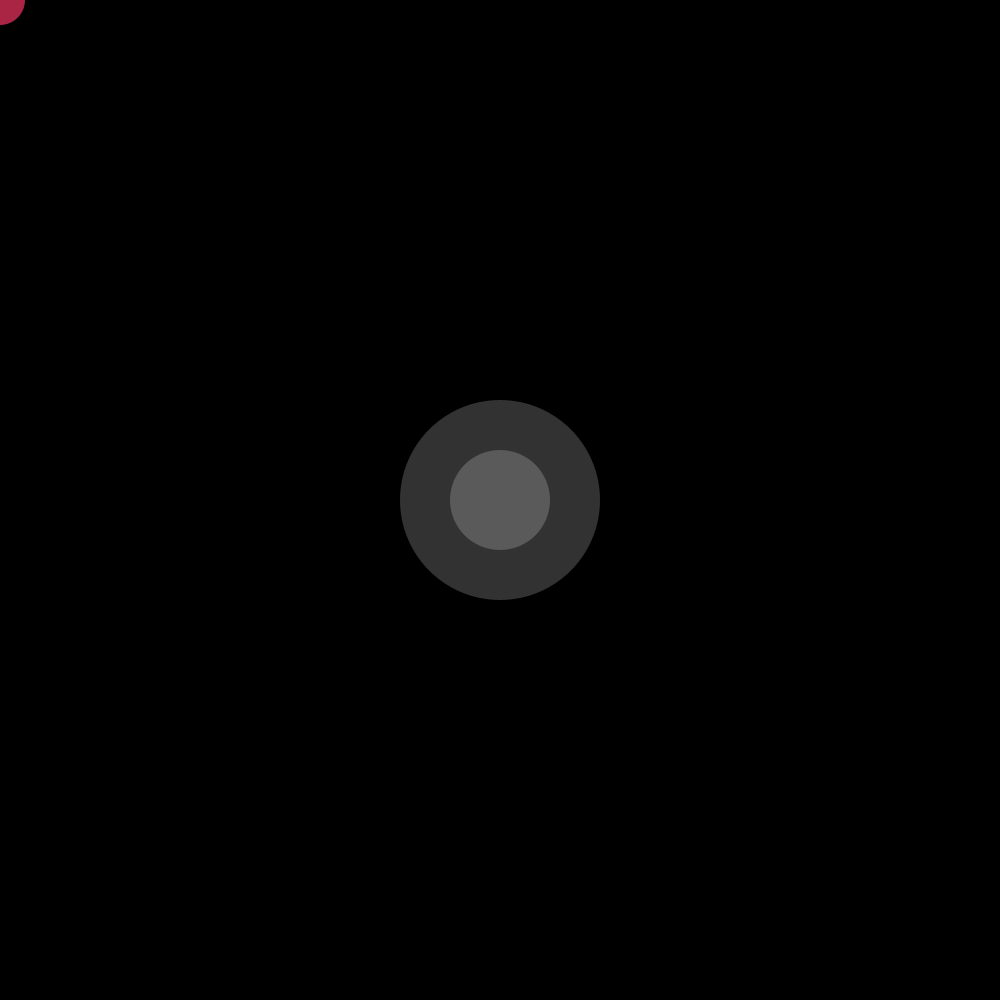
Frame 1 (no input)
Frame 60 (the mouse pressed at the canvas centre just before this capture): identical to frame 1, image omitted
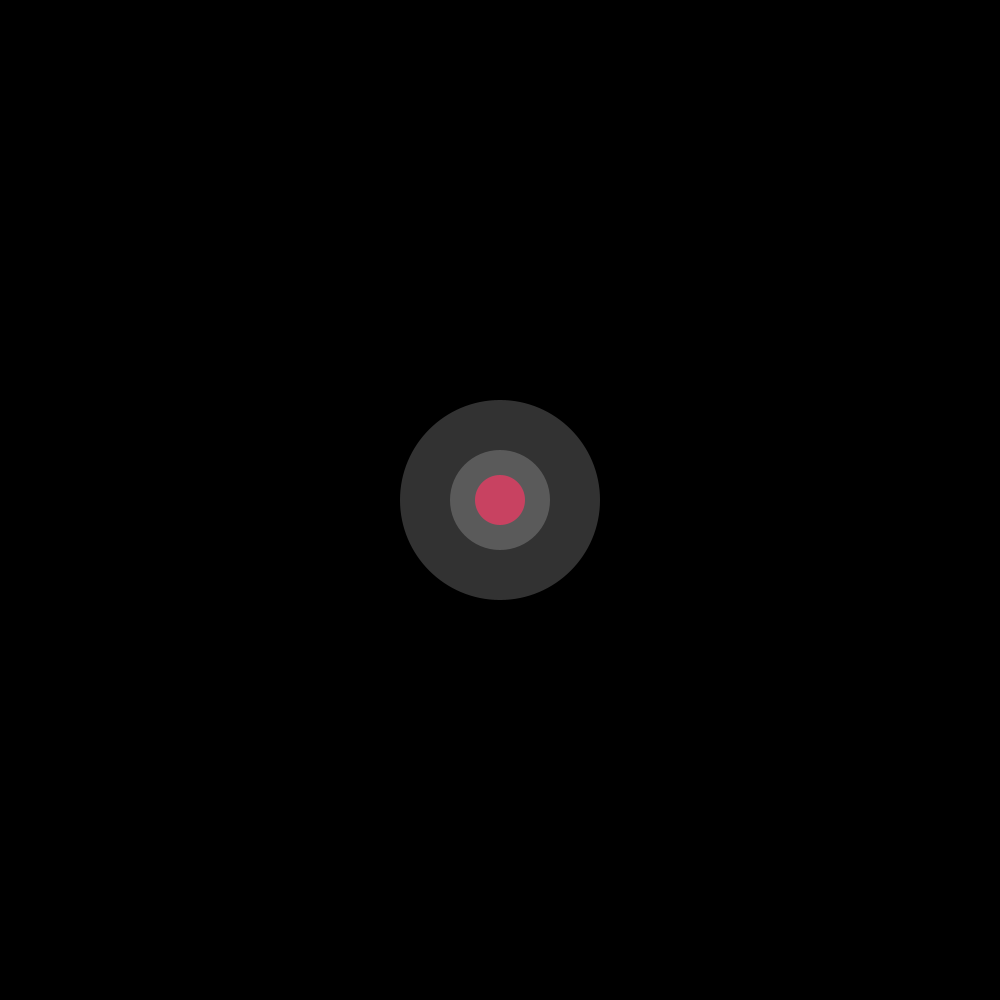
Frame 120 (the mouse held since frame 60 and released just before this capture)

The Processing sketch that drew these frames (run headless with seeded random() and noise(); from frame 60 on, the mouse is pressed at the canvas centre):

// Processing sketch: composition
// ── composition.pde
void setup() {
  size(1000,1000);
  println("Something's wrong");
}
 
void draw() {
  background(0);
  
  //big circle
  noStroke();
  fill(255, 255, 255, 50);
  ellipse(width/2, height/2, 200, 200);
  
  //small circle
  noStroke();
  fill(255, 255, 255, 50);
  ellipse(width/2, height/2, 100,100);
  
  //track circle
  noStroke();
  fill(255, 54, 101, 170);
  ellipse(mouseX, mouseY, 50,50);
}
